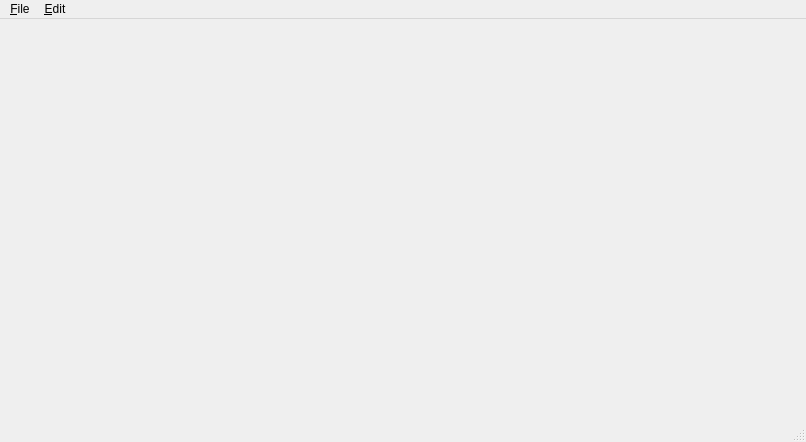
<?xml version="1.0" encoding="UTF-8"?>
<ui version="4.0">
 <class>MainWindow</class>
 <widget class="QMainWindow" name="MainWindow">
  <property name="geometry">
   <rect>
    <x>0</x>
    <y>0</y>
    <width>806</width>
    <height>442</height>
   </rect>
  </property>
  <property name="windowTitle">
   <string>MainWindow</string>
  </property>
  <widget class="QWidget" name="centralwidget"/>
  <widget class="QMenuBar" name="menubar">
   <property name="geometry">
    <rect>
     <x>0</x>
     <y>0</y>
     <width>806</width>
     <height>19</height>
    </rect>
   </property>
   <widget class="QMenu" name="menu_File">
    <property name="title">
     <string>&amp;File</string>
    </property>
    <addaction name="action_Quit"/>
   </widget>
   <widget class="QMenu" name="menu_Edit">
    <property name="title">
     <string>&amp;Edit</string>
    </property>
    <addaction name="action_Preferences"/>
   </widget>
   <addaction name="menu_File"/>
   <addaction name="menu_Edit"/>
  </widget>
  <widget class="QStatusBar" name="statusbar"/>
  <action name="action_Quit">
   <property name="text">
    <string>&amp;Quit</string>
   </property>
   <property name="shortcut">
    <string>Ctrl+Q</string>
   </property>
   <property name="shortcutContext">
    <enum>Qt::ApplicationShortcut</enum>
   </property>
  </action>
  <action name="action_Preferences">
   <property name="text">
    <string>&amp;Preferences</string>
   </property>
  </action>
 </widget>
 <resources/>
 <connections>
  <connection>
   <sender>action_Preferences</sender>
   <signal>triggered()</signal>
   <receiver>MainWindow</receiver>
   <slot>showPreferences()</slot>
   <hints>
    <hint type="sourcelabel">
     <x>402</x>
     <y>220</y>
    </hint>
    <hint type="destinationlabel">
     <x>402</x>
     <y>220</y>
    </hint>
   </hints>
  </connection>
  <connection>
   <sender>action_Quit</sender>
   <signal>triggered()</signal>
   <receiver>MainWindow</receiver>
   <slot>quitApplication()</slot>
   <hints>
    <hint type="sourcelabel">
     <x>-1</x>
     <y>-1</y>
    </hint>
    <hint type="destinationlabel">
     <x>402</x>
     <y>220</y>
    </hint>
   </hints>
  </connection>
 </connections>
 <slots>
  <slot>quitApplication()</slot>
  <slot>showPreferences()</slot>
 </slots>
</ui>
